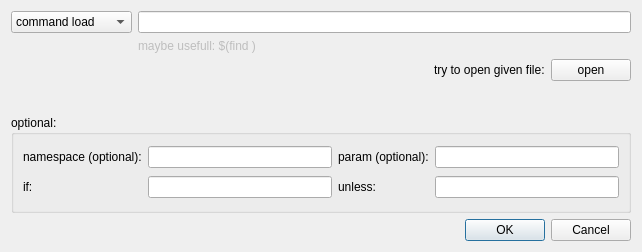
<?xml version="1.0" encoding="UTF-8"?>
<ui version="4.0">
 <class>RosparamEdit</class>
 <widget class="QDialog" name="RosparamEdit">
  <property name="geometry">
   <rect>
    <x>0</x>
    <y>0</y>
    <width>642</width>
    <height>252</height>
   </rect>
  </property>
  <property name="windowTitle">
   <string>Rosparam</string>
  </property>
  <property name="windowIcon">
   <iconset>
    <normaloff>:/icons/logo.png</normaloff>:/icons/logo.png</iconset>
  </property>
  <layout class="QGridLayout" name="gridLayout_2">
   <item row="0" column="0">
    <layout class="QFormLayout" name="formLayout">
     <item row="1" column="1">
      <widget class="QLineEdit" name="lineEdit_paramFile">
       <property name="toolTip">
        <string>$(find pkg-name)/path/foo.yaml</string>
       </property>
      </widget>
     </item>
     <item row="1" column="0">
      <widget class="QComboBox" name="comboBox_paramFile">
       <item>
        <property name="text">
         <string>command load</string>
        </property>
       </item>
       <item>
        <property name="text">
         <string>command dump</string>
        </property>
       </item>
       <item>
        <property name="text">
         <string>command delete</string>
        </property>
       </item>
      </widget>
     </item>
     <item row="2" column="1">
      <widget class="QLabel" name="label_5">
       <property name="enabled">
        <bool>false</bool>
       </property>
       <property name="text">
        <string>maybe usefull: $(find &lt;PACKAGENAME&gt;) </string>
       </property>
      </widget>
     </item>
     <item row="3" column="1">
      <layout class="QHBoxLayout" name="horizontalLayout">
       <item>
        <spacer name="horizontalSpacer">
         <property name="orientation">
          <enum>Qt::Horizontal</enum>
         </property>
         <property name="sizeHint" stdset="0">
          <size>
           <width>40</width>
           <height>20</height>
          </size>
         </property>
        </spacer>
       </item>
       <item>
        <widget class="QLabel" name="label">
         <property name="text">
          <string>try to open given file:</string>
         </property>
        </widget>
       </item>
       <item>
        <widget class="QPushButton" name="pushButton_tryOpen">
         <property name="text">
          <string>open</string>
         </property>
        </widget>
       </item>
      </layout>
     </item>
    </layout>
   </item>
   <item row="1" column="0">
    <widget class="QGroupBox" name="groupBox">
     <property name="title">
      <string>optional:</string>
     </property>
     <layout class="QGridLayout" name="gridLayout">
      <item row="1" column="0">
       <widget class="QLabel" name="label_8">
        <property name="text">
         <string>if:</string>
        </property>
       </widget>
      </item>
      <item row="1" column="1">
       <widget class="QLineEdit" name="lineEdit_if">
        <property name="toolTip">
         <string>$(arg foo)</string>
        </property>
       </widget>
      </item>
      <item row="1" column="2">
       <widget class="QLabel" name="label_9">
        <property name="text">
         <string>unless:</string>
        </property>
       </widget>
      </item>
      <item row="1" column="3">
       <widget class="QLineEdit" name="lineEdit_unless">
        <property name="toolTip">
         <string>$(arg foo)</string>
        </property>
       </widget>
      </item>
      <item row="0" column="0">
       <widget class="QLabel" name="label_7">
        <property name="text">
         <string>namespace (optional):</string>
        </property>
       </widget>
      </item>
      <item row="0" column="1">
       <widget class="QLineEdit" name="lineEdit_namespace">
        <property name="toolTip">
         <string>namespace</string>
        </property>
       </widget>
      </item>
      <item row="0" column="2">
       <widget class="QLabel" name="label_6">
        <property name="text">
         <string>param (optional):</string>
        </property>
       </widget>
      </item>
      <item row="0" column="3">
       <widget class="QLineEdit" name="lineEdit_param"/>
      </item>
     </layout>
    </widget>
   </item>
   <item row="2" column="0">
    <widget class="QDialogButtonBox" name="buttonBox">
     <property name="orientation">
      <enum>Qt::Horizontal</enum>
     </property>
     <property name="standardButtons">
      <set>QDialogButtonBox::Cancel|QDialogButtonBox::Ok</set>
     </property>
    </widget>
   </item>
  </layout>
 </widget>
 <resources/>
 <connections>
  <connection>
   <sender>buttonBox</sender>
   <signal>rejected()</signal>
   <receiver>RosparamEdit</receiver>
   <slot>reject()</slot>
   <hints>
    <hint type="sourcelabel">
     <x>316</x>
     <y>260</y>
    </hint>
    <hint type="destinationlabel">
     <x>286</x>
     <y>274</y>
    </hint>
   </hints>
  </connection>
  <connection>
   <sender>buttonBox</sender>
   <signal>accepted()</signal>
   <receiver>RosparamEdit</receiver>
   <slot>accept()</slot>
   <hints>
    <hint type="sourcelabel">
     <x>248</x>
     <y>254</y>
    </hint>
    <hint type="destinationlabel">
     <x>157</x>
     <y>274</y>
    </hint>
   </hints>
  </connection>
 </connections>
</ui>
